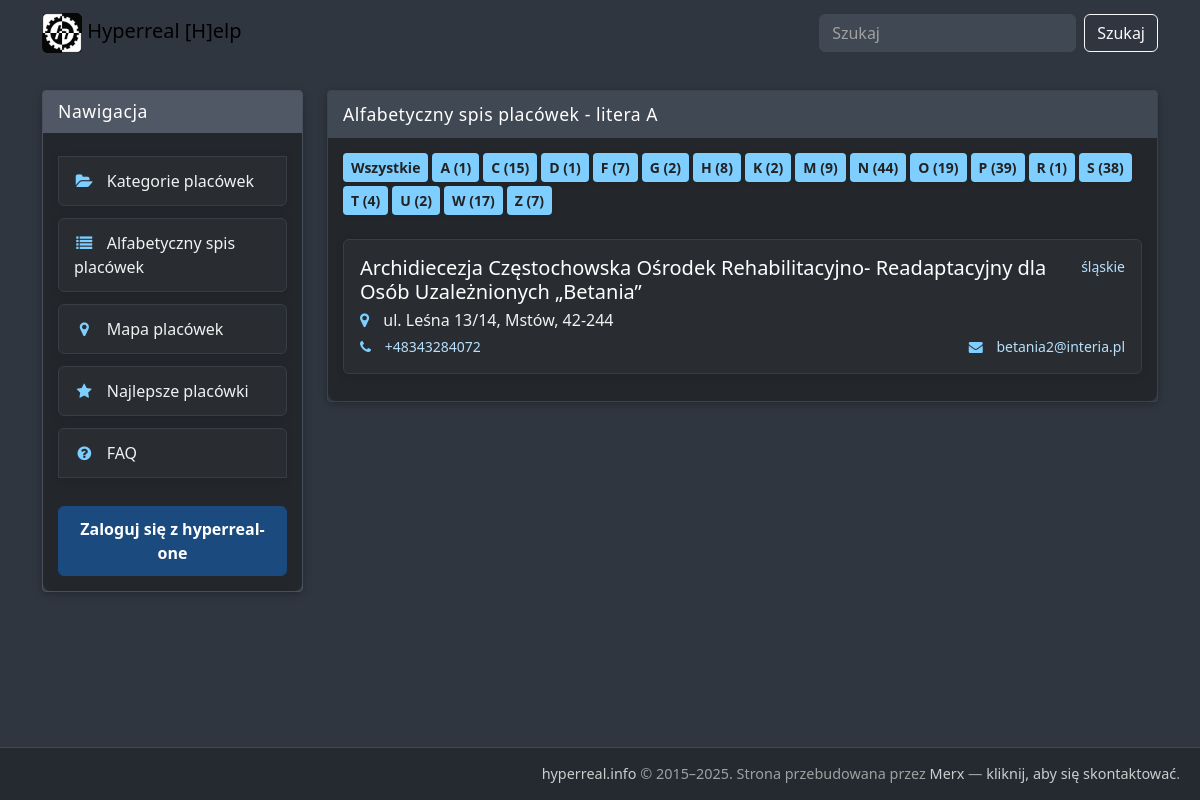
The page /help/alfabetyczny-spis/A/ on the database as committed earlier.
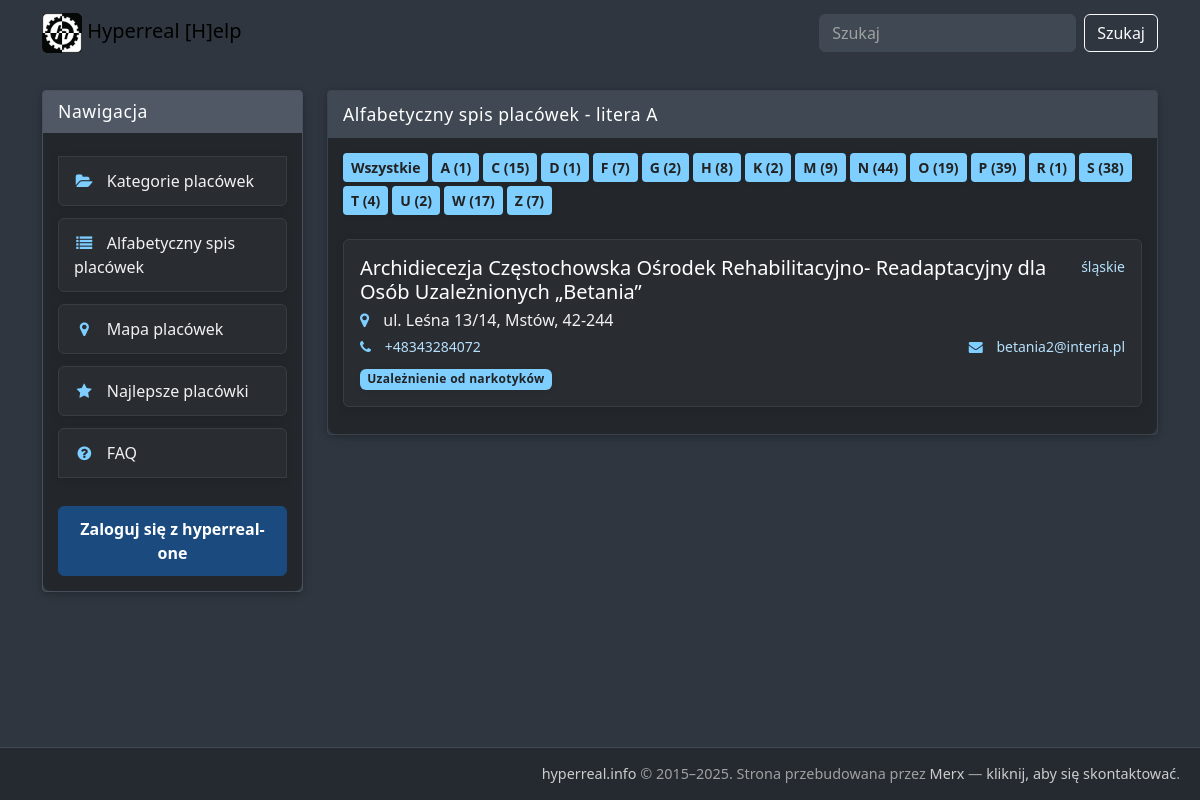
The same page on the database as committed later.
### help_section/models.py (models this page shows, shortened)
class Facility(models.Model):
    name = models.CharField(max_length=255)
    slug = models.SlugField(max_length=255, unique=True, blank=True, null=True)
    address_street = models.CharField(max_length=255, blank=True, null=True)
    address_postal_code = models.CharField(max_length=20, blank=True, null=True)
    address_city = models.CharField(max_length=100, blank=True, null=True)
    full_address_text_detail = models.TextField(blank=True, null=True)
    hyperreal_link = models.URLField(max_length=500, blank=True, null=True)
    description = models.TextField(blank=True, null=True)
    phone_number = models.CharField(max_length=50, blank=True, null=True)
    email = models.EmailField(blank=True, null=True)
    website = models.URLField(max_length=255, blank=True, null=True)
    voivodeship = models.CharField(max_length=100, blank=True, null=True)
    number_of_places = models.IntegerField(blank=True, null=True)
    addiction_types_text = models.TextField(blank=True, null=True)
    program_lengths_text = models.TextField(blank=True, null=True)
    therapy_types_text = models.TextField(blank=True, null=True)
    facility_type_text = models.TextField(blank=True, null=True)
    psychotherapy_types_text = models.TextField(blank=True, null=True)
    counseling_types_text = models.TextField(blank=True, null=True)
    other_activities_text = models.TextField(blank=True, null=True)
    last_updated_hyperreal_text = models.CharField(max_length=50, blank=True, null=True)
    latitude = models.DecimalField(max_digits=9, decimal_places=6, blank=True, null=True)
    longitude = models.DecimalField(max_digits=9, decimal_places=6, blank=True, null=True)
    created_at = models.DateTimeField(auto_now_add=True)
    updated_at = models.DateTimeField(auto_now=True)
    addiction_types = models.ManyToManyField('AddictionType', blank=True, related_name='facilities')
    facility_types = models.ManyToManyField('FacilityType', blank=True, related_name='facilities')
    voivodeships = models.ManyToManyField('Voivodeship', blank=True, related_name='facilities')
    program_lengths = models.ManyToManyField('ProgramLength', blank=True, related_name='facilities')
    therapy_types = models.ManyToManyField('TherapyType', blank=True, related_name='facilities')
    psychotherapy_types = models.ManyToManyField('PsychotherapyType', blank=True, related_name='facilities')
    counseling_types = models.ManyToManyField('CounselingType', blank=True, related_name='facilities')
    legal_issues = models.ManyToManyField('LegalIssue', blank=True, related_name='facilities')
    other_actions = models.ManyToManyField('AdditionalActivity', blank=True, related_name='facilities')
    age_gender_groups = models.ManyToManyField('AgeGenderGroup', blank=True, related_name='facilities')
    class Meta:
        verbose_name = "Placówka"
        verbose_name_plural = "Placówki"

class AddictionType(models.Model):
    name = models.CharField(max_length=100, unique=True)
    slug = models.SlugField(max_length=100, unique=True)
    class Meta:
        verbose_name = "Rodzaj uzależnienia"
        verbose_name_plural = "Rodzaje uzależnień"
    @property
    def display_name(self):
        return self.name.split(' | Hyperreal [H]elp - chcemy pomóc')[0] if self.name else ''

### help_section/views.py (the view)
# urls.py: path('alfabetyczny-spis/', views.facility_list_alphabetical, name='facility_list_alphabetical'),
def facility_list_alphabetical(request, letter=None):
    if letter:
        facilities = Facility.objects.filter(name__istartswith=letter).order_by('name')
    else:
        facilities = Facility.objects.all().order_by('name')
    alphabet = {}
    for char in 'ABCDEFGHIJKLMNOPQRSTUVWXYZ':
        count = Facility.objects.filter(name__istartswith=char).count()
        if count > 0:
            alphabet[char] = count
    context = {
        'facilities': facilities,
        'alphabet': alphabet,
        'current_letter': letter,
        'now': timezone.now(),
    }
    return render(request, 'help_section/facility_list_alphabetical.html', context)

### help_section/templates/help_section/facility_list_alphabetical.html (shortened to what this page needs)
{% extends 'help_section/help_page.html' %}
{% load static %}
{% block page_content %}
    <div class="block mb-4">
        <div class="block-container">
            <div class="block-header">
                {% if current_letter %}
                    Alfabetyczny spis placówek - litera {{ current_letter }}
                {% else %}
                    Alfabetyczny spis wszystkich placówek
                {% endif %}
            </div>
            <div class="block-body">
                <nav aria-label="Nawigacja alfabetyczna po placówkach">
                    <div class="mb-4">
                        <div class="d-flex flex-wrap gap-1" role="list">
                            <a href="{% url 'facility_list_alphabetical' %}" class="btn btn-sm btn-outline-primary" role="listitem" aria-label="Pokaż wszystkie placówki">
                                Wszystkie
                            </a>
                            {% for letter, count in alphabet.items %}
                                <a href="{% url 'facility_list_alphabetical_letter' letter=letter %}"
                                   class="btn btn-sm {% if current_letter == letter %}btn-primary{% else %}btn-outline-primary{% endif %}"
                                   role="listitem"
                                   aria-label="Pokaż placówki na literę {{ letter }}, liczba placówek: {{ count }}"{% if current_letter == letter %} aria-current="page"{% endif %}>
                                    {{ letter }} ({{ count }})
                                </a>
                            {% endfor %}
                        </div>
                    </div>
                </nav>
                {% if facilities %}
                    <div class="list-group" role="list" aria-label="Lista placówek">
                        {% for facility in facilities %}
                            <a href="{% url 'facility_detail' slug=facility.slug %}" class="list-group-item list-group-item-action" role="listitem" aria-label="Szczegóły placówki: {{ facility.name }}">
                                <div class="d-flex w-100 justify-content-between">
                                    <h5 class="mb-1">{{ facility.name }}</h5>
                                    {% if facility.voivodeship %}
                                        <small class="text-muted">{{ facility.voivodeship }}</small>
                                    {% endif %}
                                </div>
                                {% if facility.full_address_text_detail %}
                                    <p class="mb-1">
                                        <i class="fa fa-map-marker" aria-hidden="true"></i> {{ facility.full_address_text_detail }}
                                    </p>
                                {% endif %}
                                <div class="d-flex justify-content-between align-items-center">
                                    {% if facility.phone_number %}
                                        <small class="text-muted">
                                            <i class="fa fa-phone" aria-hidden="true"></i> {{ facility.phone_number }}
                                        </small>
                                    {% endif %}
                                    {% if facility.email %}
                                        <small class="text-muted">
                                            <i class="fa fa-envelope" aria-hidden="true"></i> {{ facility.email }}
                                        </small>
                                    {% endif %}
                                </div>
                                {% if facility.addiction_types.all %}
                                    <div class="mt-2">
                                        {% for addiction_type in facility.addiction_types.all %}
                                            <span class="badge bg-secondary me-1">{{ addiction_type.display_name }}</span>
                                        {% endfor %}
                                    </div>
                                {% endif %}
                            </a>
                        {% endfor %}
                    </div>
                {% endif %}
            </div>
        </div>
    </div>
{% endblock page_content %}

### help_section/templates/help_section/help_page.html (shortened to what this page needs)
{% load static %}
<!DOCTYPE html>
<html lang="pl" dir="ltr">
<head>
    <link href="https://cdn.jsdelivr.net/npm/bootstrap@5.3.3/dist/css/bootstrap.min.css" rel="stylesheet">
    <link rel="stylesheet" href="https://cdnjs.cloudflare.com/ajax/libs/font-awesome/6.5.2/css/all.min.css" />
    <link type="text/css" rel="stylesheet" href="{% static 'help_section/css/font-awesome.min.css' %}" media="all" />
    <link type="text/css" rel="stylesheet" href="{% static 'help_section/css/forum_custom-colours.css' %}" media="all" />
    <link type="text/css" rel="stylesheet" href="{% static 'help_section/css/forum_fonts.css' %}" media="all" />
    <link type="text/css" rel="stylesheet" href="{% static 'help_section/css/help_layout.css' %}" media="all" />
    <link href="{% static 'help_section/css/accessibility.css' %}" rel="stylesheet">
</head>
<body>
<header class="p-header mb-4" role="banner">
    <nav class="navbar navbar-expand-lg container">
        <div class="container-fluid">
            <a class="navbar-brand" href="{% url 'help_page' %}" title="Strona główna">
                <img src="{% static 'help_section/images/hyperrreal-60x60-alpha_0.png' %}" alt="Strona główna" style="height: 40px; width: auto;">
                Hyperreal [H]elp
            </a>
            <div class="collapse navbar-collapse" id="navbarNav">
                <form class="d-flex ms-auto" role="search" aria-label="Formularz wyszukiwania placówek" action="{% url 'search_facilities' %}" method="get">
                    <input class="form-control me-2" type="search" placeholder="Szukaj" aria-label="Szukaj" name="q" value="">
                    <button class="btn btn-outline-light" type="submit">Szukaj</button>
                </form>
            </div>
        </div>
    </nav>
</header>
<div class="container">
    <div class="row">
        <aside class="col-md-3" role="complementary" aria-label="Nawigacja boczna">
            <div class="block sidebar-block">
                 <div class="block-container">
                    <h3 class="block-header" id="navigation-heading">Nawigacja</h3>
                    <div class="block-body">
                        <nav aria-labelledby="navigation-heading">
                            <div class="list-group list-group-flush" role="list">
                            <a href="{% url 'facility_categories' %}" class="list-group-item list-group-item-action" role="listitem" aria-label="Przejdź do kategorii placówek">
                                <i class="fa fa-folder-open fa-fw me-2" aria-hidden="true"></i> Kategorie placówek
                            </a>
                            <a href="{% url 'facility_list_alphabetical' %}" class="list-group-item list-group-item-action" role="listitem" aria-label="Przejdź do alfabetycznego spisu placówek">
                                <i class="fa fa-list fa-fw me-2" aria-hidden="true"></i>
                                Alfabetyczny spis placówek
                            </a>
                            <a href="{% url 'facility_map' %}" class="list-group-item list-group-item-action" role="listitem" aria-label="Przejdź do mapy placówek">
                                <i class="fa fa-map-marker fa-fw me-2" aria-hidden="true"></i> Mapa placówek
                            </a>
                            <a href="{% url 'top_rated_facilities' %}" class="list-group-item list-group-item-action" role="listitem" aria-label="Przejdź do najlepiej ocenianych placówek">
                                <i class="fa fa-star fa-fw me-2" aria-hidden="true"></i> Najlepsze placówki
                            </a>
                            <a href="{% url 'faq' %}" class="list-group-item list-group-item-action" role="listitem" aria-label="Przejdź do często zadawanych pytań">
                                <i class="fa fa-question-circle fa-fw me-2" aria-hidden="true"></i> FAQ
                            </a>
                            </div>
                        </nav>
                        <div class="mt-3 text-center">
                            {% if user.is_authenticated %}
                                <div class="d-grid gap-2">
                                    <span class="text-muted">Witaj, {{ user.username }}!</span>
                                    <a href="#" class="btn btn-outline-secondary btn-sm">Wyloguj się</a>
                                </div>
                            {% else %}
                                <a href="#" class="btn btn-hyperreal-one">Zaloguj się z hyperreal-one</a>
                            {% endif %}
                        </div>
                    </div>
                </div>
            </div>
        </aside>
        <main class="col-md-9" role="main" id="main-content">
            {% block page_content %}{% endblock page_content %}
        </main>
    </div>
</div>
<footer class="p-footer">
    <p>
      <a href="https://hyperreal.info" rel="nofollow">hyperreal.info</a>
      © 2015–{% now "Y" %}.
      Strona przebudowana przez
      <a href="https://hyperreal.info/talk/memberlist.php?mode=viewprofile&u=264769" rel="nofollow">Merx</a> —
      <a href="#">kliknij, aby się skontaktować</a>.
    </p>
  </footer>
</body>
</html>

Rows that differ between the two databases and show on the page:
changed Facility "ul. Leśna 13/14, Mstów, 42-244": gains AddictionType (display_name "Uzależnienie od narkotyków")
